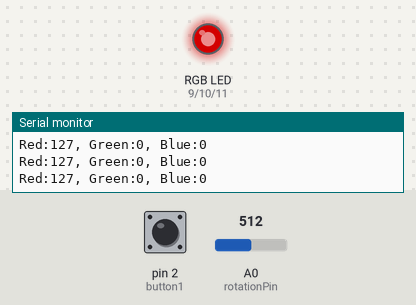
The sketch below on a simulated Arduino Uno, built with avr-gcc and run on an emulated ATmega328P. Parts: an RGB LED mixed from three pins (HIGH = lit), the last lines printed to the serial monitor. The test bench sets the inputs (shaded band); at power-on: A0 (rotationPin) = 512, pin 2 (button1) LOW. Dim RGB values are drawn brighter than linear.

Above: at 1.2 s.
1.3 s: A0 (rotationPin) set to 418
At 1.8 s:
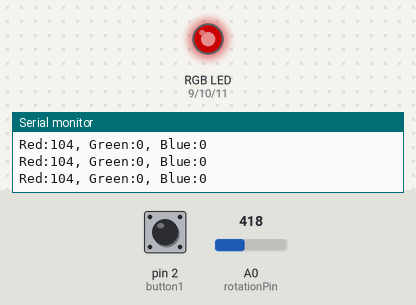
4.3 s: A0 (rotationPin) set to 395
At 5.3 s:
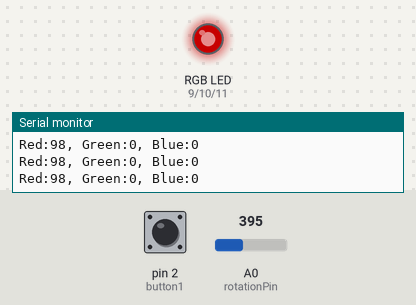
7.3 s: pin 2 (button1) pulled HIGH for 0.15 s
At 8.5 s:
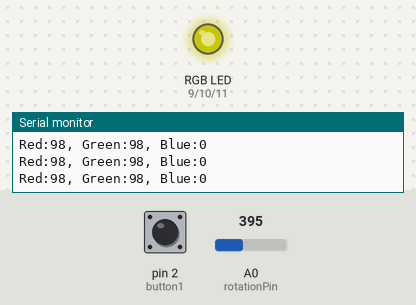
8.9 s: pin 2 (button1) pulled HIGH for 1 s
At 9.7 s:
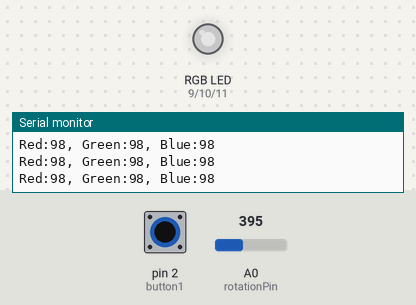
11.4 s: A0 (rotationPin) set to 716
At 12.6 s:
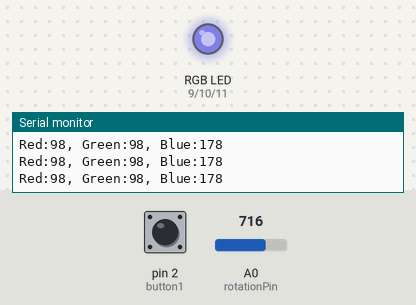
12.9 s: pin 2 (button1) pulled HIGH for 0.15 s
At 13.4 s:
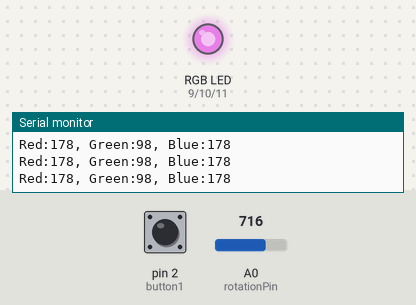
Timing chart, 0 to 15.5 s (numbered marks = the images above; inputs shaded):
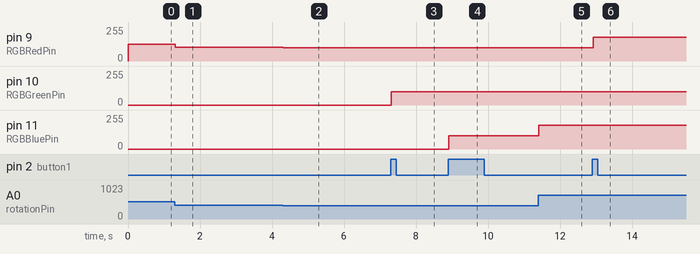

Measured:
- after the input at 1.3 s, pin 9 (RGBRedPin): 127/255 → 104/255 at once
- after the input at 4.3 s, pin 9 (RGBRedPin): 104/255 → 98/255 at once
- after the input at 7.3 s, pin 10 (RGBGreenPin): 0/255 → 98/255 at once
- after the input at 8.9 s, pin 11 (RGBBluePin): 0/255 → 98/255 at once
- after the input at 11.4 s, pin 11 (RGBBluePin): 98/255 → 178/255 at once
- after the input at 12.9 s, pin 9 (RGBRedPin): 98/255 → 178/255 at once

The sketch:

lab_6_level_3.ino
```cpp
int RGBRedPin = 9; //The red RGB LED is connected pin 9 of the Arduino.
int RGBGreenPin = 10; //The green RGB LED is connected pin 10 of the Arduino.
int RGBBluePin = 11; //The blue RGB LED is connected pin 11 of the Arduino.
int fadeDelay = 5; //This is the number of milliseconds that it will take between steps
int rotationPin = A0; //The rotation sensor is plugged into pin A0 of the Arduino.
int button1 = 2;//The button is connect to pin 2 of the Arduino.
int red;
int green;
int blue;
int data;
int count = 1;

void setup() { //The Setup function runs once.
pinMode(RGBRedPin, OUTPUT); //Setup red RGB LED pin as an output pin.
pinMode(RGBGreenPin, OUTPUT); //Setup green RGB LED pin as an output pin.
pinMode(RGBBluePin, OUTPUT); //Setup blue RGB LED pin as an output pin.
pinMode(rotationPin,INPUT); //Setup rotationPin pin as an input pin.
pinMode(button1, INPUT); //Setup button1 pin as an input pin.
Serial.begin(9600);
attachInterrupt(digitalPinToInterrupt(button1), lockBrightness, RISING);

}

void loop() { //The loop function runs forever.
data = analogRead(rotationPin); //Read the value from the light sensor and store it
data = map(data,0,1023,0,255); //map the data value to brightness
setBrightness();
Serial.print("Red:");
Serial.print(red);
Serial.print(", Green:");
Serial.print(green);
Serial.print(", Blue:");
Serial.println(blue);
}

void setBrightness() {
  if(count == 1) {
    analogWrite(RGBRedPin, data);
    red = data;
  }else if(count == 2) {
    analogWrite(RGBGreenPin, data);
    green = data;
  }else if(count == 3) {
    analogWrite(RGBBluePin, data);
    blue = data;
  }
}

void lockBrightness() {
  count++;
  if(count > 3) {
    count = 1;
  }
  Serial.println(count);
  delay(500);
}
```
